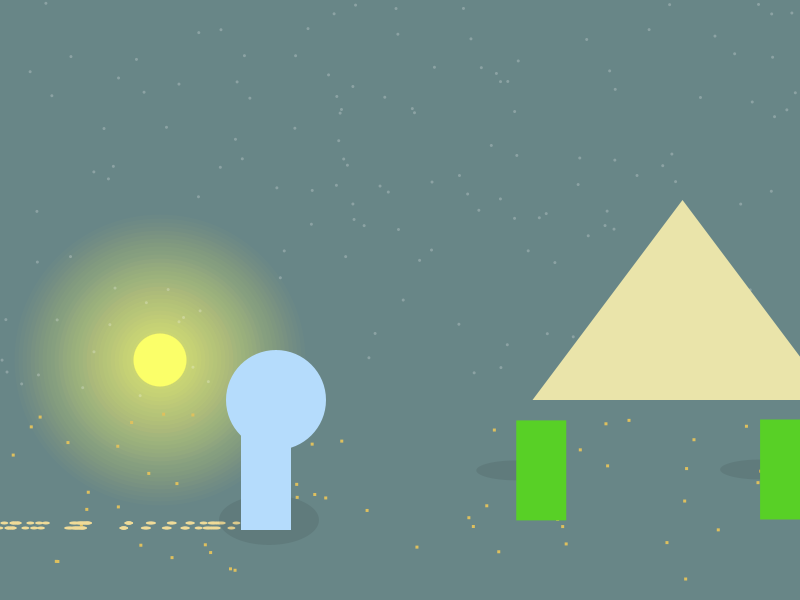
Frame 1 (no input)
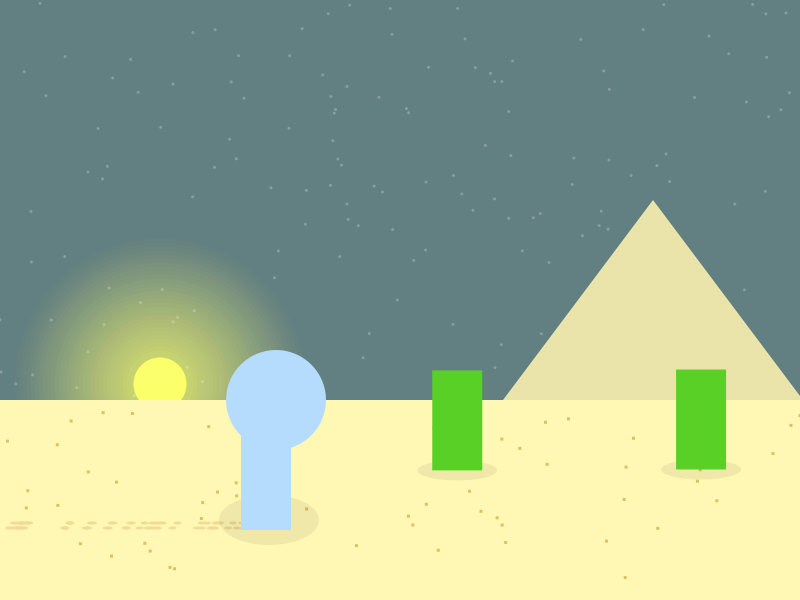
Frame 60 (the mouse pressed at the canvas centre just before this capture)
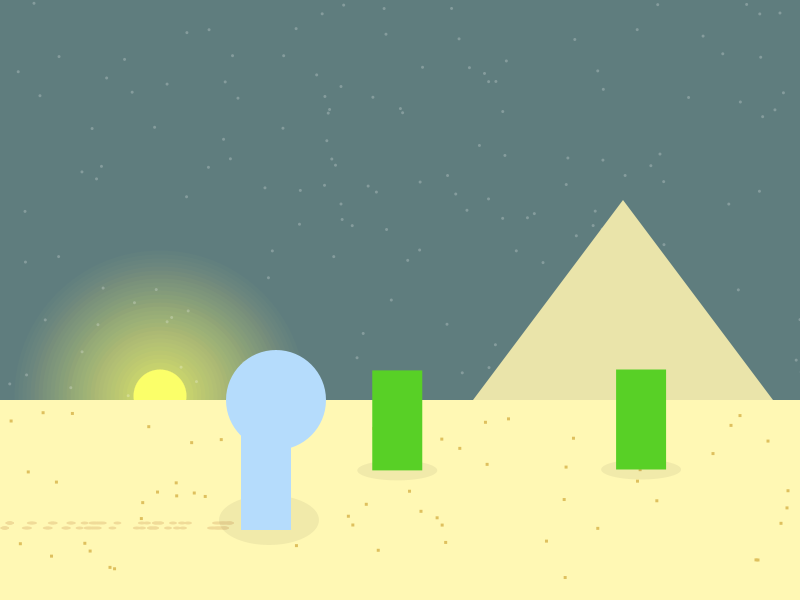
Frame 120 (the mouse held since frame 60 and released just before this capture)

The Processing sketch that drew these frames (run headless with seeded random() and noise(); from frame 60 on, the mouse is pressed at the canvas centre):

// Processing sketch: processing_80866
// ── processing_80866.pde

Boy myBoy; //Boy Object
Mountain myMountain; //Mountain Object
Star[] star = new Star[150]; //Star array
Sand[] sand = new Sand[60]; //Sand array
Cactus[] cactus = new Cactus[2]; //Cactus array
Footstep[] footstep = new Footstep[100]; //Footstep array

void setup() {
  size (800, 600);

  //intialize arrays and objects

  myMountain = new Mountain();

  for (int i = 0; i<cactus.length; i++) {
    cactus[i] = new Cactus();
  }

  myBoy = new Boy(width/3, height*2/3);

  for ( int i = 0; i <sand.length; i++) {
    sand[i] = new Sand();
  }

  for (int i = 0; i < footstep.length; i++) {
    footstep[i] = new Footstep();
  }

  for (int i = 0; i < star.length; i++) {
    star[i] = new Star();
  }

  smooth();
}

void draw() {

  //Paint background, declare and initialize sunSpeed variable
  int sunSpeed = second();
  background(224-sunSpeed*3, 254-sunSpeed*3, 255-sunSpeed*3);

  //Draw the Sun
  drawSun();

  //Move and Display the Star array
  for (int i = 0; i < star.length; i++) {
    star[i].move();
    star[i].display();
  }

  //Move and Display Mountain object
  myMountain.move();
  myMountain.display();

  //Draw the Road
  drawRoad();

  //Move and Display the Sand array
  for (int i = 0; i < sand.length; i++) {
    sand[i].move();
    sand[i].display();
  }

  //Move and Display the Cactus array
  for (int i = 0; i < cactus.length; i++) {
    cactus[i].move();
    cactus[i].display();
  }

  //Move and Display the Footstep array
  for (int i = 0; i < footstep.length; i+=3) {
    footstep[i].move();
    footstep[i].display();
  }

  //Display and Light the Boy
  myBoy.display();
  myBoy.light();
}

class Boy {

  float x;
  int y;
  float trans;
  float lightTrans;

  Boy (int tempX, int tempY) {

    x = tempX;
    y = tempY;
    trans = 255;
    lightTrans = 0;
  }

  void display() {

    rectMode(CENTER);
    ellipseMode(CENTER);
    noStroke();
    
    //Shadow
    int sunSpeed = second();
    fill(0,0,0,100 - sunSpeed*2);
    ellipse(x+3,y+120, 100,50);
    
    //Boy's Shape
    fill (181, 220, 252, trans);
    rect(x, y + 80, 50, 100);
    ellipse(x+10, y, 100, 100);
  }

  void light() {


    rectMode(CENTER);
    ellipseMode(CENTER);

    noFill();
    stroke(255, lightTrans/10);
    rect(x, y + 10, 5, 10);
    ellipse(x, y, 10, 10);
  }
}

class Cactus{
  
  color c;
  float x;
  float y;
  float speed;
  
  Cactus(){
    
    c = color(88,208,38);
    x = random(0,width);
    speed = 1;
    y = random(410,450);
  }
  
  void display(){
    int sunSpeed = second();
    fill(0,0,0,100 - sunSpeed*2);
    ellipse(x,y+50,80,20);
    
    noStroke();
    fill(c);
    rect(x,y,50,100);
  }
  
  void move(){
    x -= speed;
    if (x+50 < 0) {
      x = width + random(25,50);
      y = random (410,450);
    }
  }
}
class Footstep{
  
  float x;
  float y;
  float speed;
  
  Footstep(){
    x = random(width/3);
    speed = 1;
    y = random(height*2/3-2,height*2/3-2);
  }
  
  void display(){
    noStroke();
    fill(240,219,152);
    ellipse(x,y+125,8,3);
    ellipse(x-5,y+130,8,3);
  }
  
  void move(){
    x-=speed;
    if(x<-5) x = width/3-10;
  }
}
class Mountain {
  color c;
  float xpos;
  float ypos;
  float xspeed;
  
  Mountain() {
    c = color(234,228,170);
    xpos = width*2/3;
    ypos = 400;
    xspeed = 0.5;
  }
  
  void display(){
    noStroke();
    fill(c);
    triangle(xpos,ypos,xpos+150,ypos-200,xpos+300,ypos);
  }
  
  void move(){
    xpos = xpos - xspeed;
    if (xpos+300 < 0){
      xpos = width;
    }
  }
}
void drawRoad() {
  noStroke();
  int c = color(255,248,180);
  fill(c);
  //rectMode(CENTER);
  rect(0,height,width*2,400); //Rough Draft of Road
}
class Sand{
  
  float x;
  float y;
  float speed;
  
  Sand(){
    x = random(0,width);
    speed = 1;
    y = random(410,590);
  }
  
  void display(){
    
    noStroke();
    fill(222,192,94);
    rect(x,y,3,3);
  }
  
  void move(){
    x-=speed;
    if (x<0-10) x = width+10;
  }
}
class Star{
  float x;
  float y;
  float speed;
  float opac;
  int sunSpeed;
  
  Star(){
    
    x = random(0,width);
    y = random(0,400);
    speed = 0.1;
    opac = 60;
    sunSpeed = second();
  }
  
  void display(){
    
    noStroke();
    fill(255,255,255,opac);
    ellipse(x,y,3,3);
  }
  
  void move(){
    x-=speed;
    if(x<0-3) x = width+3;
  }
  
}
void drawSun() {
  int sunSpeed = second();
  noStroke();
  fill(251, 255, 105);
  ellipseMode(CENTER);
  ellipse(width/5, -120 + sunSpeed * 12, width/15, width/15);

  //glow/radiance around the sun
  float i=1;
  while (true) {
    fill(251, 255, 105, 16-i);
    ellipse(width/5, -120 + sunSpeed * 12, i*width/30, i*width/30);
    i = i+0.3;
    if (i>11) break;
  }
}
